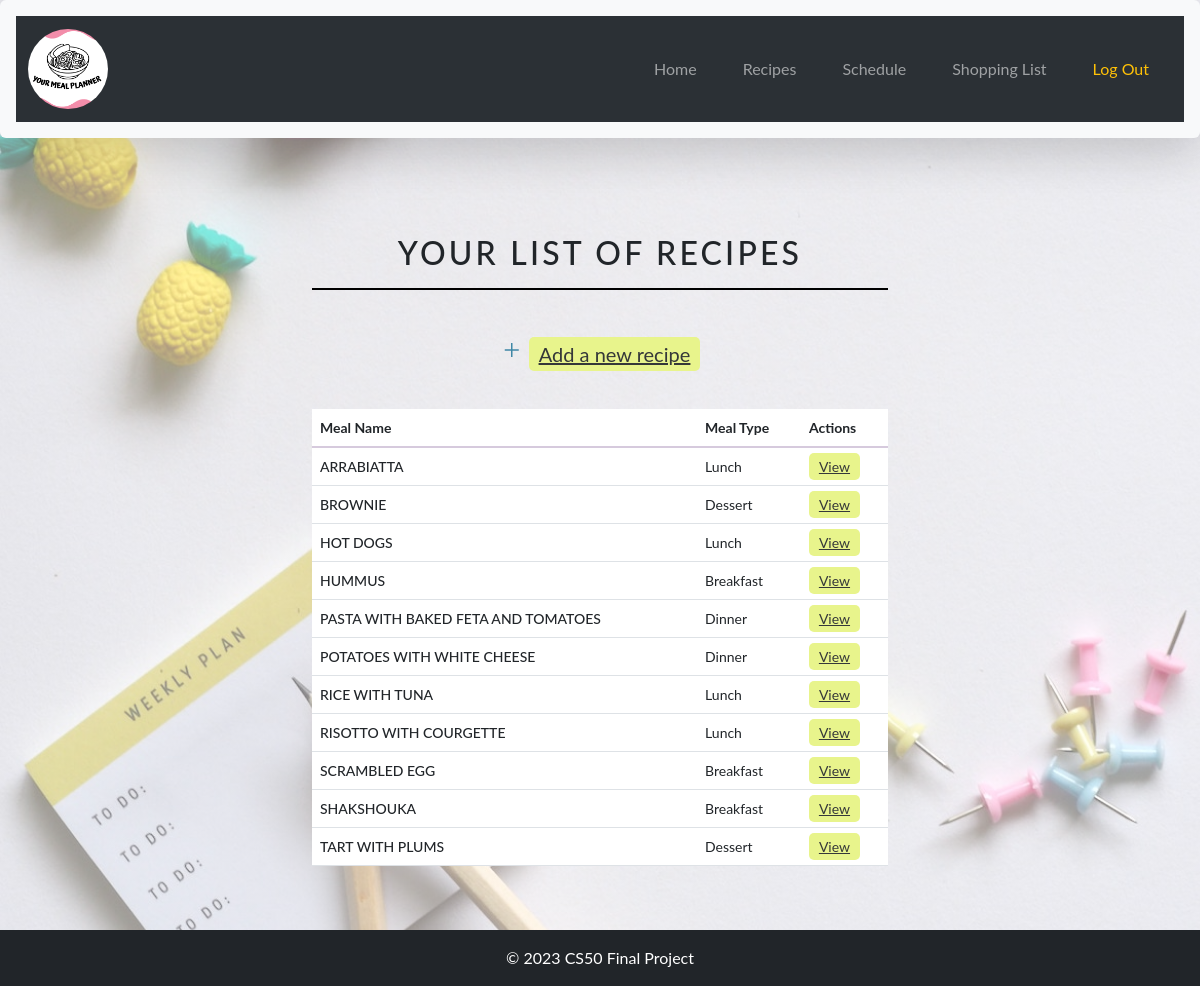
Screenshot of /ListOfRecipes (signed in) with the database file from the repository.
### tables this page shows
CREATE TABLE 'Recipes1' (id INTEGER PRIMARY KEY AUTOINCREMENT NOT NULL,user_id INTEGER NOT NULL, mealName TEXT not null,'mealType' TEXT NOT NULL,ingredients TEXT, instructions TEXT, FOREIGN KEY(user_id) references users(id));

### app.py (the view)
@app.route("/ListOfRecipes")
@login_required
def ListOfRecipes():
    user_id = session["user_id"]
    items = db.execute(
        "SELECT id, mealName, mealType FROM Recipes1 WHERE user_id = :user_id ORDER BY mealName COLLATE NOCASE ASC", user_id=user_id)
    return render_template("ListOfRecipes.html", items=items)

### app.py (called while the page is built)
@app.after_request
def after_request(response):
    response.headers["Cache-Control"] = "no-cache, no-store, must-revalidate"
    response.headers["Expires"] = 0
    response.headers["Pragma"] = "no-cache"
    return response

### helpers.py (called while the page is built)
def login_required(f):
    @wraps(f)
    def decorated_function(*args, **kwargs):
        if session.get("user_id") is None:
            return redirect("/login")
        return f(*args, **kwargs)
    return decorated_function

### templates/ListOfRecipes.html (shortened to what this page needs)
{% extends "layout.html" %}
{% block main %}
<section class="py-5">
  <div class="container-fluid">
    <div class="row justify-content-center">
      <div class="col-12 col-md-9 col-lg-7 col-xl-6">
        <h2 class="h2 text-center mb-5">Your List of Recipes</h2>
        <p class="text-center"><span class="material-symbols-outlined">
            add</span><a href="/recipes" class="fs-5"><u>Add a new recipe</u></a></p>
        <br>
        <div class="table-responsive">
          <table class="table">
            <thead>
              <tr>
                <th class="text-start">Meal Name</th>
                <th class="text-start">Meal Type</th>
                <th class="text-start">Actions</th>
              </tr>
            </thead>
            <tbody>
              {% for item in items %}
              <tr>
                <td class="text-start text-uppercase" name="mealName" value="{{ item['mealName'] }}">{{ item['mealName']
                  }}</td>
                <td class="text-start" value="{{ item['mealType'] }}">{{ item['mealType'] }}</td>
                <td>
                  <a href="{{ url_for('displayRecipe', recipe_id=item['id']) }}">View</a>
                </td>
              </tr>
              {% endfor %}
            </tbody>
          </table>
        </div>
      </div>
    </div>
  </div>
</section>
{% endblock %}

### templates/layout.html (shortened to what this page needs)
<!DOCTYPE html>
<html lang="en">
<head>
    <link href="/static/styles.css" rel="stylesheet">
    <link href="https://cdn.jsdelivr.net/npm/bootstrap@5.3.0-alpha3/dist/css/bootstrap.min.css" rel="stylesheet"
>
    <link rel="stylesheet" href="//cdnjs.cloudflare.com/ajax/libs/bootstrap-datepicker/1.3.0/css/datepicker.min.css">
    <link rel="stylesheet" href="https://cdnjs.cloudflare.com/ajax/libs/font-awesome/4.7.0/css/font-awesome.min.css">
    <link rel="stylesheet" href="https://cdnjs.cloudflare.com/ajax/libs/normalize/8.0.1/normalize.min.css"
 />
    <link rel="stylesheet" href="https://cdn.jsdelivr.net/npm/flatpickr/dist/flatpickr.min.css">
</head>
<body>
    <div class="position-relative shadow-lg p-3 mb-5 bg-body-tertiary rounded">
        <nav class="navbar navbar-expand-lg bg-body-tertiary navbar bg-dark" data-bs-theme="dark">
            <div class="container-fluid">
                <a class="navbar-brand" href="/index">
                    <img src="/static/your meal planner.png" class="logo" width="80" height="80" alt="navbar-logo">
                </a>
                <div class="collapse navbar-collapse" id="navbarNav">
                    {% if session["user_id"] %}
                    <ul class="navbar-nav me-auto mb-2 mb-lg-0">
                        <li class="nav-item"><a class="nav-link" href="/index">Home</a></li>
                        <li class="nav-item"><a class="nav-link" href="/ListOfRecipes">Recipes</a></li>
                        <li class="nav-item"><a class="nav-link" href="/schedule">Schedule</a></li>
                        <li class="nav-item"><a class="nav-link" href="/shoppingList">Shopping List</a></li>
                        <li class="nav-item"><a class="nav-link text-warning" href="/logout">Log Out</a></li>
                    </ul>
                    {% else %}
                    <ul class="navbar-nav me-auto mb-2 mb-lg-0"">
                        <li class=" nav-item"><a class="nav-link" href="/register">Create New Acount</a></li>
                        <li class="nav-item"><a class="nav-link" href="login">Sign In</a></li>
                    </ul>
                    {% endif %}
                </div>
            </div>
        </nav>
        <div class="container-fluid" style="min-height: 100%; max-width: 80%;">
        </div>
    </div>
    <main class="main">
        {% block main %}{% endblock %}
    </main>
<footer class="bg-dark text-center text-sm-start text-white">
        <div class="text-center p-3" style="background-color: rgba(0, 20%, 20%, 0.2);">
            © 2023 CS50 Final Project
        </div>
    </footer>
</body>
</html>

### static/styles.css (style rules this page uses)
html, body { box-sizing: border-box; margin: 0; padding: 0; }
* { margin: 0; padding: 0; box-sizing: border-box; font-family: "Lato", sans-serif; }
body { display: grid; grid-template-rows: auto 1fr auto; min-height: 100vh; margin-bottom: 0; background: linear-gradient(rgba(255, 255, 255, 0.5), rgba(255, 255, 255, 0.5)), url('/static/pexels-jess-bailey-designs-965119.jpg'); background-repeat: no-repeat; background-size: cover; }
nav .logo { border-radius: 50px; }
nav ul { flex: 1; text-align: right; margin-right: 50px; margin-top: 20px; display: flex; flex-wrap: wrap; justify-content: flex-end; align-items: center; margin: 0; }
nav ul li { margin: 15px 15px; }
h2 { text-transform: uppercase; font-size: 2.5rem; letter-spacing: 0.1em; text-align: center; margin-bottom: 2rem; border-bottom: 2px solid #000; padding-bottom: 1rem; }
.table { width: 100%; margin-bottom: 1rem; color: #212529; font-size: 14px; }
.table thead th { font-weight: 700; border-bottom: 2px solid #d6cadd; }
.table tbody tr:nth-of-type(odd) { background-color: #f8f4ff; }
.table tbody td { vertical-align: middle; border-top: 1px solid #d6cadd; }
.table tbody td:first-child { font-weight: 500; }
.material-symbols-outlined { font-family: "Material Icons Outlined"; font-size: 20px; color: #3f87a6; margin-right: 5px; }
td a { background-color: #e8f48c; color: #353839; padding: 5px 10px; border-radius: 5px; }
p a { background-color: #e8f48c; color: #353839; padding: 5px 10px; border-radius: 5px; }
.material-symbols-outlined { font-variation-settings: 'FILL' 0, 'wght' 400, 'GRAD' 0, 'opsz' 48 }

### rows the page displays
Recipes1: mealName "ARRABIATTA", mealType "Lunch"
Recipes1: mealName "BROWNIE", mealType "Dessert"
Recipes1: mealName "HOT DOGS", mealType "Lunch"
Recipes1: mealName "HUMMUS", mealType "Breakfast"
Recipes1: mealName "PASTA WITH BAKED FETA AND TOMATOES", mealType "Dinner"
Recipes1: mealName "POTATOES WITH WHITE CHEESE", mealType "Dinner"
Recipes1: mealName "RICE WITH TUNA", mealType "Lunch"
Recipes1: mealName "RISOTTO WITH COURGETTE", mealType "Lunch"
Recipes1: mealName "SCRAMBLED EGG", mealType "Breakfast"
Recipes1: mealName "SHAKSHOUKA", mealType "Breakfast"
Recipes1: mealName "TART WITH PLUMS", mealType "Dessert"
